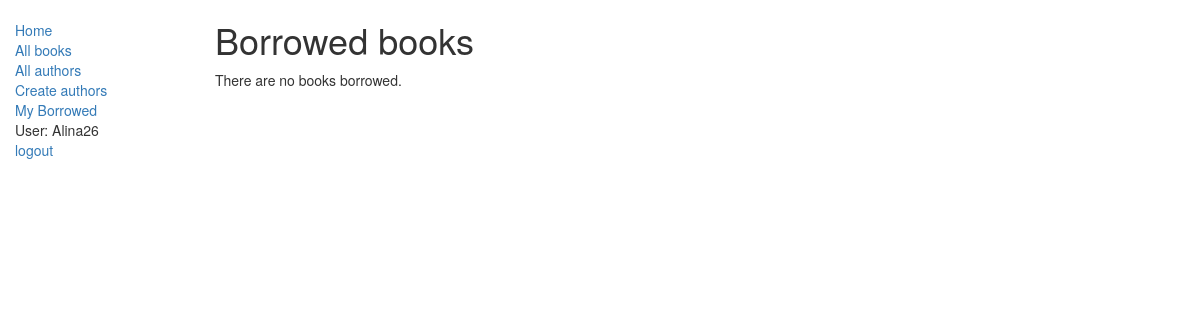
The page /catalog/mybooks/ (signed in) on the database as committed earlier.
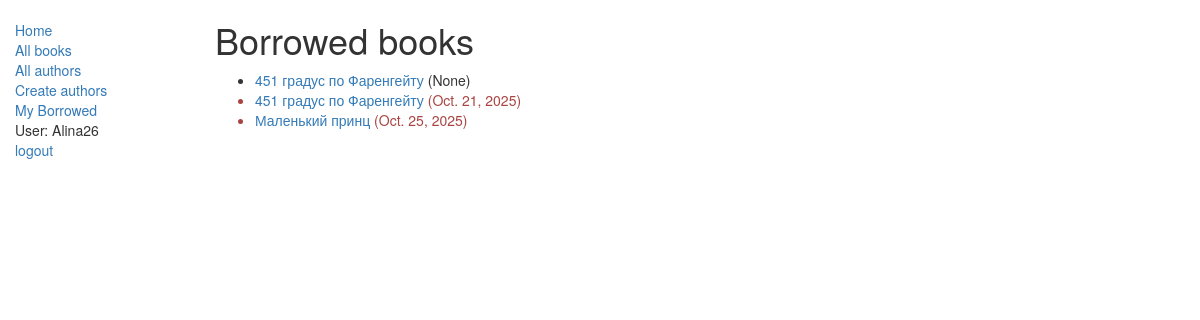
The same page on the database as committed later.
### catalog/models.py (models this page shows, shortened)
class BookInstance(models.Model):
    objects = None
    borrower = models.ForeignKey(User, on_delete=models.SET_NULL, null=True, blank=True)
    class Meta:
        permissions = (("can_mark_returned", "Set book as returned"),)
    @property
    def is_overdue(self):
        if self.due_back and date.today() > self.due_back:
            return True
        return False
    """
    Model representing a specific copy of a book (i.e. that can be borrowed from the library).
    """
    id = models.UUIDField(primary_key=True, default=uuid.uuid4, help_text="Unique ID for this particular book across whole library")
    book = models.ForeignKey('Book', on_delete=models.SET_NULL, null=True)
    imprint = models.CharField(max_length=200)
    due_back = models.DateField(null=True, blank=True)
    LOAN_STATUS = (
        ('m', 'Maintenance'),
        ('o', 'On loan'),
        ('a', 'Available'),
        ('r', 'Reserved'),
    )
    status = models.CharField(max_length=1, choices=LOAN_STATUS, blank=True, default='m', help_text='Book availability')
    class Meta:
        ordering = ["due_back"]

class Book(models.Model):
    title = models.CharField(max_length=200)
    author = models.ForeignKey('Author', on_delete=models.SET_NULL, null=True)
    summary = models.TextField(max_length=1000, help_text='Enter a brief description of the book')
    isbn = models.CharField('ISBN', max_length=13,
                            help_text='13 Character <a href="https://www.isbn-international.org/content/what-isbn">ISBN number</a>')
    genre = models.ManyToManyField('Genre', help_text='Select a genre for this book')
    language = models.ForeignKey('Language', on_delete=models.SET_NULL, null=True)

### catalog/views.py (the view)
class LoanedBooksByUserListView(LoginRequiredMixin,generic.ListView):
    model = BookInstance
    template_name ='catalog/bookinstance_list_borrowed_user.html'
    paginate_by = 10
    def get_queryset(self):
        return BookInstance.objects.filter(borrower=self.request.user).filter(status__exact='o').order_by('due_back')

### catalog/templates/catalog/bookinstance_list_borrowed_user.html
{% extends "base_generic.html" %}
{% block content %}
    <h1>Borrowed books</h1>
    {% if bookinstance_list %}
    <ul>
      {% for bookinst in bookinstance_list %}
      <li class="{% if bookinst.is_overdue %}text-danger{% endif %}">
        <a href="{% url 'book-detail' bookinst.book.pk %}">{{bookinst.book.title}}</a> ({{ bookinst.due_back }})
      </li>
      {% endfor %}
    </ul>
    {% else %}
      <p>There are no books borrowed.</p>
    {% endif %}
{% endblock %}

Rows that differ between the two databases and show on the page:
added BookInstance: book "451 градус по Фаренгейту", due_back "None"
added BookInstance: book "451 градус по Фаренгейту", due_back "Oct. 21, 2025"
added BookInstance: book "Маленький принц", due_back "Oct. 25, 2025"
Other text that changed with them:
text no longer shown: "There are no books borrowed."
